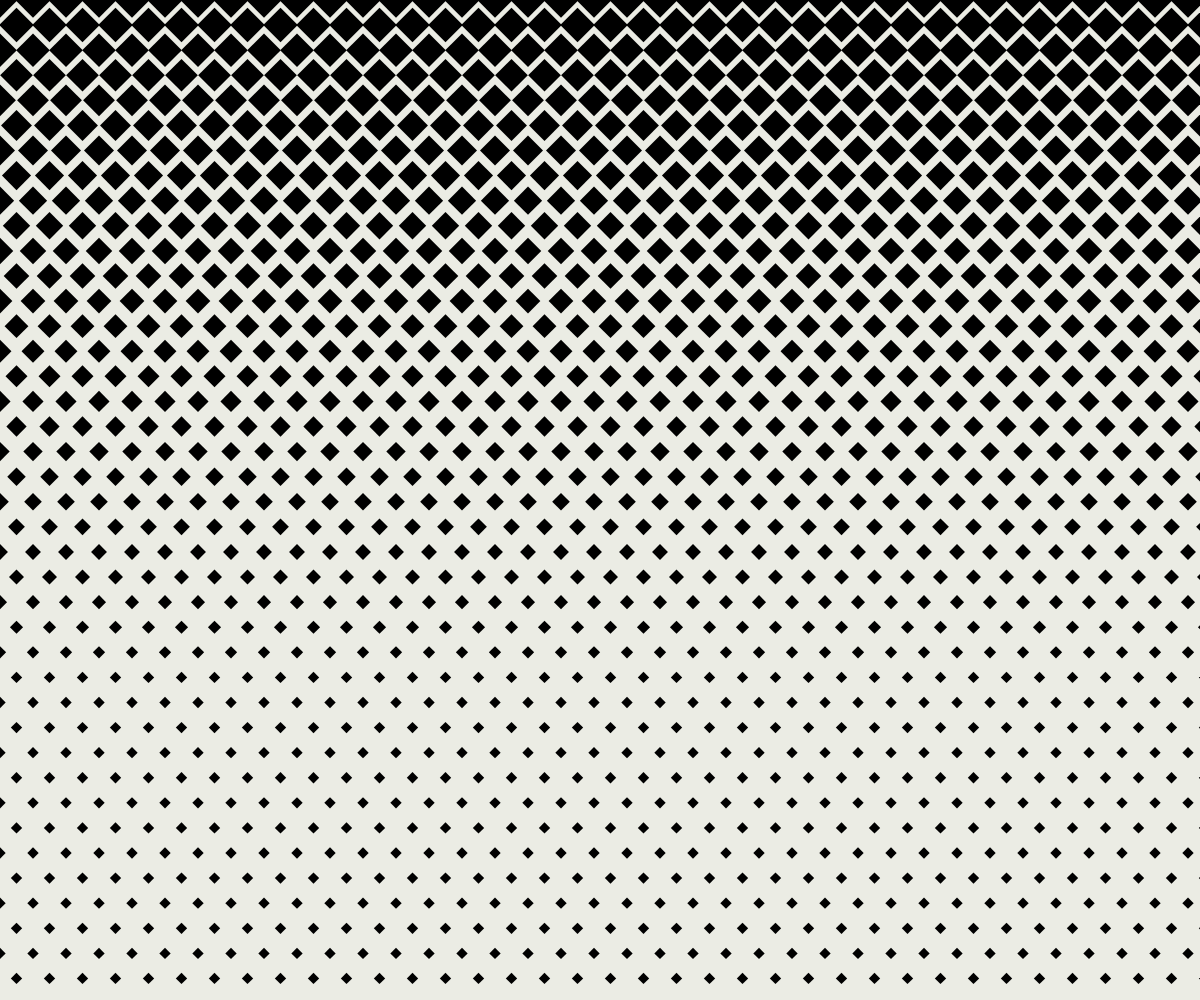
Frame 1 (no input)
Frame 2 (the mouse pressed at the canvas centre, redrawn once): identical to frame 1, image omitted

The p5.js sketch that drew this single still picture (run headless with seeded random() and noise() and a simulated clock; the mouse was pressed at the canvas centre and the sketch redrawn once):

// p5.js sketch
// ── sketch.js
let randomizeSizes = false; // Variabile per controllare se randomizzare le dimensioni

function setup() {
  createCanvas(windowWidth, windowHeight);
  noLoop();
}

function draw() {
  background(235, 236, 228);
  noStroke();

  let larghezza = 25; // Larghezza base per il calcolo
  let vGutter = 8; // Gutter tra i quadrati
  let minSquareSize = 8; // Dimensione minima dei quadrati

  let columns = (windowWidth / (larghezza + vGutter)); // Numero di colonne
  let rows = (windowHeight / (larghezza + vGutter / 90)); // Numero di righe

  for (let r = 0; r < rows; r++) {
    let gridSize = max(larghezza * (1 - r / rows), minSquareSize); // Dimensione base

    // Randomize sizes only for individual squares
    if (randomizeSizes) {
      gridSize *= random(0.5, 1); // Applica il fattore casuale se randomizeSizes è true
    }

    for (let i = 0; i < columns; i++) {
      // Calcola la posizione x e y con offset
      let xOffset = (r % 2) * (larghezza + vGutter) / 2; // Offset orizzontale per righe pari
      let yOffset = r * (larghezza + vGutter / 90); // Offset verticale per ogni riga
      
      let xPos = i * (larghezza + vGutter) + xOffset; // Posizione x con offset
      let yPos = yOffset; // Posizione y

      push();
      translate(xPos, yPos);
      rotate(PI / 4);
      fill(0);
      rectMode(CENTER);
      rect(0, 0, gridSize, gridSize); // Disegna il quadrato
      pop();
    }
  }
}

function windowResized() {
  resizeCanvas(windowWidth, windowHeight);
  redraw();
}

// Aggiungi un event listener per la pressione di un tasto
function keyPressed() {
  if (key === 'r' || key === 'R') { // Se premi 'r', randomizza le dimensioni dei cubi per righe
    randomizeSizes = true;
    redraw();
  }
}

// ── style.css
html, body {
  margin: 0;
  padding: 0;
}

canvas {
  display: block;
}

div {
  background-color: white;
  position: absolute;
  bottom: 3%;
  left: 2%;
  justify-content: center;
  justify-items: center;
  align-items: center;
  align-content: center;
  width: 30%;
  height: fit-content;
  padding: 1%;
  border-radius: 10px;
}

a {
  text-decoration: none;
  color: black;
  font-family: Inter;
  font-weight: bold;
  font-size: 90%;
}

a:hover {
  color: darkgrey;
}

p {
  font-size: 70%;
  text-decoration: none;
  color: black;
  font-family: Inter;
  font-weight: bold;
}
